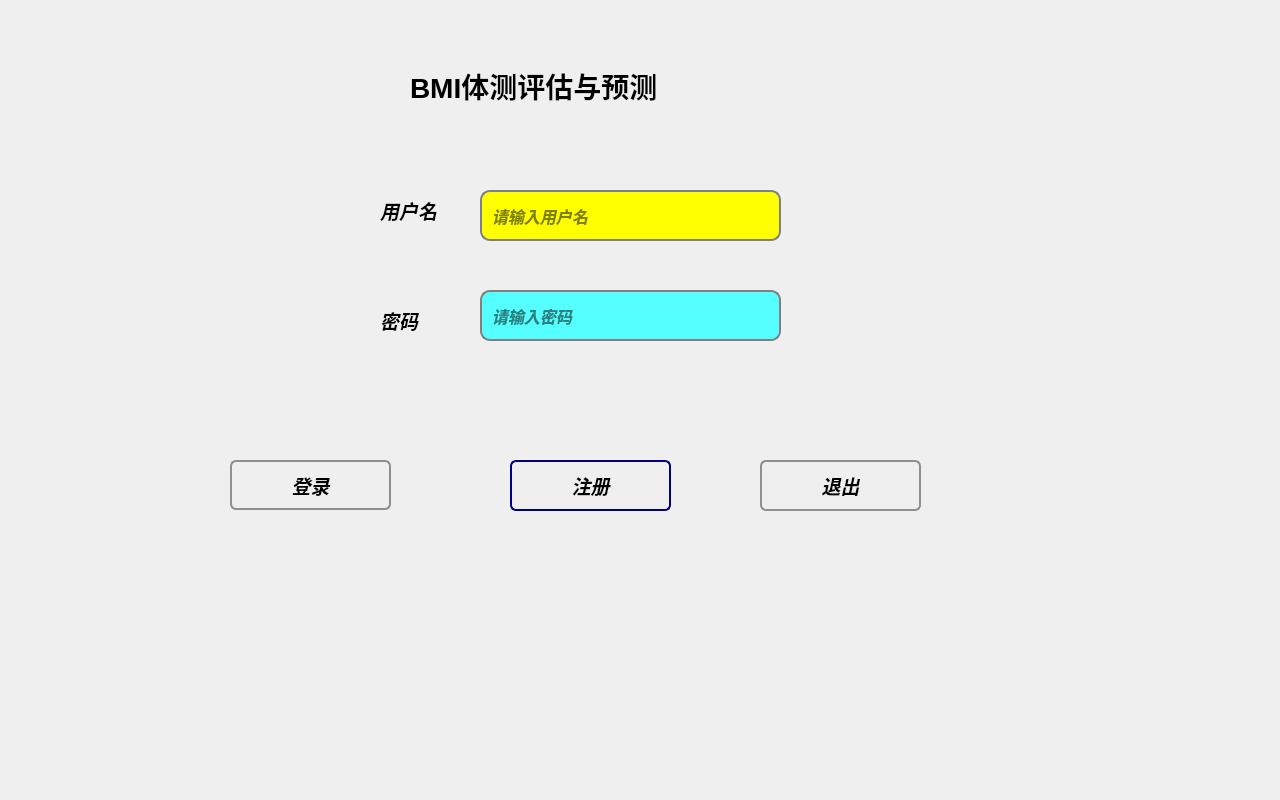
<?xml version="1.0" encoding="UTF-8"?>
<ui version="4.0">
 <class>LoginDialog</class>
 <widget class="QDialog" name="LoginDialog">
  <property name="geometry">
   <rect>
    <x>0</x>
    <y>0</y>
    <width>1280</width>
    <height>800</height>
   </rect>
  </property>
  <property name="windowTitle">
   <string>用户登录</string>
  </property>
  <property name="styleSheet">
   <string notr="true">#LoginDialog{border-image: url(:/IMage/back1.png);}
</string>
  </property>
  <widget class="QLabel" name="label">
   <property name="geometry">
    <rect>
     <x>380</x>
     <y>190</y>
     <width>91</width>
     <height>41</height>
    </rect>
   </property>
   <property name="font">
    <font>
     <pointsize>14</pointsize>
     <italic>true</italic>
     <bold>true</bold>
    </font>
   </property>
   <property name="text">
    <string>用户名</string>
   </property>
  </widget>
  <widget class="QLabel" name="label_2">
   <property name="geometry">
    <rect>
     <x>380</x>
     <y>300</y>
     <width>91</width>
     <height>41</height>
    </rect>
   </property>
   <property name="font">
    <font>
     <pointsize>14</pointsize>
     <italic>true</italic>
     <bold>true</bold>
    </font>
   </property>
   <property name="text">
    <string>密码</string>
   </property>
  </widget>
  <widget class="QPushButton" name="registerBtn">
   <property name="geometry">
    <rect>
     <x>510</x>
     <y>460</y>
     <width>161</width>
     <height>51</height>
    </rect>
   </property>
   <property name="font">
    <font>
     <pointsize>14</pointsize>
     <italic>true</italic>
     <bold>true</bold>
    </font>
   </property>
   <property name="styleSheet">
    <string notr="true">QPushButton {
     border: 2px solid #8f8f91;
     border-radius: 6px;
     background-color: qlineargradient(x1: 0, y1: 0, x2: 0, y2: 1,
                                       stop: 0#ffd0a7, stop: 1 #dadbde);
     min-width: 80px;

 }

 QPushButton:pressed {
     background-color: qlineargradient(x1: 0, y1: 0, x2: 0, y2: 1,
                                       stop: 0 #dadbde, stop: 1 #f6f7fa);
 }

 QPushButton:flat {
     border: none; /* no border for a flat push button */
 }

 QPushButton:default {
     border-color: navy; /* make the default button prominent */
 }</string>
   </property>
   <property name="text">
    <string>注册</string>
   </property>
  </widget>
  <widget class="QPushButton" name="exitBtn">
   <property name="geometry">
    <rect>
     <x>760</x>
     <y>460</y>
     <width>161</width>
     <height>51</height>
    </rect>
   </property>
   <property name="font">
    <font>
     <pointsize>14</pointsize>
     <italic>true</italic>
     <bold>true</bold>
    </font>
   </property>
   <property name="styleSheet">
    <string notr="true">QPushButton {
     border: 2px solid #8f8f91;
     border-radius: 6px;
     background-color: qlineargradient(x1: 0, y1: 0, x2: 0, y2: 1,
                                       stop: 0 #2353ff, stop: 1 #dadbde);
     min-width: 80px;
 }

 QPushButton:pressed {
     background-color: qlineargradient(x1: 0, y1: 0, x2: 0, y2: 1,
                                       stop: 0 #dadbde, stop: 1 #f6f7fa);
 }

 QPushButton:flat {
     border: none; /* no border for a flat push button */
 }

 QPushButton:default {
     border-color: navy; /* make the default button prominent */
 }</string>
   </property>
   <property name="text">
    <string>退出</string>
   </property>
  </widget>
  <widget class="QLineEdit" name="usrLineEdit">
   <property name="geometry">
    <rect>
     <x>480</x>
     <y>190</y>
     <width>301</width>
     <height>51</height>
    </rect>
   </property>
   <property name="font">
    <font>
     <pointsize>12</pointsize>
     <italic>true</italic>
     <bold>true</bold>
    </font>
   </property>
   <property name="styleSheet">
    <string notr="true">QLineEdit {
     border: 2px solid gray;
     border-radius: 10px;
     padding: 0 8px;
     background: yellow;
     selection-background-color: darkgray;
 }</string>
   </property>
   <property name="placeholderText">
    <string>请输入用户名</string>
   </property>
  </widget>
  <widget class="QLineEdit" name="pwdLineEdit">
   <property name="geometry">
    <rect>
     <x>480</x>
     <y>290</y>
     <width>301</width>
     <height>51</height>
    </rect>
   </property>
   <property name="font">
    <font>
     <pointsize>12</pointsize>
     <italic>true</italic>
     <bold>true</bold>
    </font>
   </property>
   <property name="styleSheet">
    <string notr="true"> QLineEdit {
     border: 2px solid gray;
     border-radius: 10px;
     padding: 0 8px;
     background: #55ffff;
     selection-background-color: darkgray;
 }</string>
   </property>
   <property name="echoMode">
    <enum>QLineEdit::EchoMode::Password</enum>
   </property>
   <property name="placeholderText">
    <string>请输入密码</string>
   </property>
  </widget>
  <widget class="QLabel" name="label_3">
   <property name="geometry">
    <rect>
     <x>410</x>
     <y>60</y>
     <width>371</width>
     <height>51</height>
    </rect>
   </property>
   <property name="font">
    <font>
     <pointsize>21</pointsize>
     <bold>true</bold>
    </font>
   </property>
   <property name="text">
    <string>BMI体测评估与预测</string>
   </property>
  </widget>
  <widget class="QPushButton" name="loginBtn">
   <property name="geometry">
    <rect>
     <x>230</x>
     <y>460</y>
     <width>161</width>
     <height>50</height>
    </rect>
   </property>
   <property name="font">
    <font>
     <pointsize>14</pointsize>
     <italic>true</italic>
     <bold>true</bold>
    </font>
   </property>
   <property name="styleSheet">
    <string notr="true"> QPushButton {
     border: 2px solid #8f8f91;
     border-radius: 6px;
     background-color: qlineargradient(x1: 0, y1: 0, x2: 0, y2: 1,
                                       stop: 0#00ff7f, stop: 1 #dadbde);
     min-width: 80px;

 }

 QPushButton:pressed {
     background-color: qlineargradient(x1: 0, y1: 0, x2: 0, y2: 1,
                                       stop: 0 #dadbde, stop: 1 #f6f7fa);
 }

 QPushButton:flat {
     border: none; /* no border for a flat push button */
 }

 QPushButton:default {
     border-color: navy; /* make the default button prominent */
 }</string>
   </property>
   <property name="text">
    <string>登录</string>
   </property>
  </widget>
  <widget class="QLabel" name="label_4">
   <property name="geometry">
    <rect>
     <x>0</x>
     <y>0</y>
     <width>311</width>
     <height>331</height>
    </rect>
   </property>
   <property name="styleSheet">
    <string notr="true">image: url(:/IMage/R-C.png);</string>
   </property>
   <property name="text">
    <string/>
   </property>
  </widget>
  <zorder>exitBtn</zorder>
  <zorder>label</zorder>
  <zorder>label_2</zorder>
  <zorder>registerBtn</zorder>
  <zorder>usrLineEdit</zorder>
  <zorder>pwdLineEdit</zorder>
  <zorder>label_3</zorder>
  <zorder>loginBtn</zorder>
  <zorder>label_4</zorder>
 </widget>
 <resources/>
 <connections>
  <connection>
   <sender>exitBtn</sender>
   <signal>clicked()</signal>
   <receiver>LoginDialog</receiver>
   <slot>close()</slot>
   <hints>
    <hint type="sourcelabel">
     <x>756</x>
     <y>503</y>
    </hint>
    <hint type="destinationlabel">
     <x>639</x>
     <y>399</y>
    </hint>
   </hints>
  </connection>
 </connections>
</ui>
